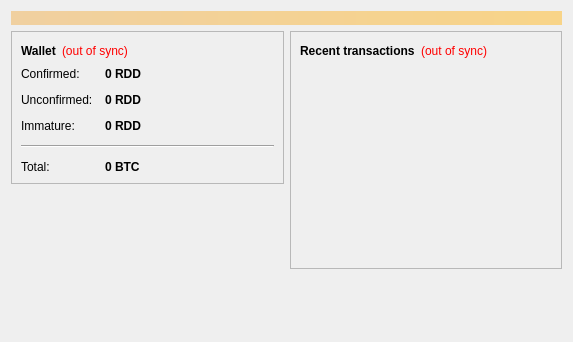
<?xml version="1.0" encoding="UTF-8"?>
<ui version="4.0">
 <class>OverviewPage</class>
 <widget class="QWidget" name="OverviewPage">
  <property name="geometry">
   <rect>
    <x>0</x>
    <y>0</y>
    <width>573</width>
    <height>342</height>
   </rect>
  </property>
  <property name="windowTitle">
   <string>Form</string>
  </property>
  <layout class="QVBoxLayout" name="topLayout">
   <item>
    <widget class="QLabel" name="labelAlerts">
     <property name="visible">
      <bool>false</bool>
     </property>
     <property name="styleSheet">
      <string notr="true">background-color: qlineargradient(x1: 0, y1: 0, x2: 1, y2: 0, stop:0 #F0D0A0, stop:1 #F8D488); color:#000000;</string>
     </property>
     <property name="wordWrap">
      <bool>true</bool>
     </property>
     <property name="margin">
      <number>3</number>
     </property>
    </widget>
   </item>
   <item>
    <layout class="QHBoxLayout" name="horizontalLayout" stretch="1,1">
     <item>
      <layout class="QVBoxLayout" name="verticalLayout_2">
       <item>
        <widget class="QFrame" name="frame">
         <property name="frameShape">
          <enum>QFrame::StyledPanel</enum>
         </property>
         <property name="frameShadow">
          <enum>QFrame::Raised</enum>
         </property>
         <layout class="QVBoxLayout" name="verticalLayout_4">
          <item>
           <layout class="QHBoxLayout" name="horizontalLayout_4">
            <item>
             <widget class="QLabel" name="label_5">
              <property name="font">
               <font>
                <weight>75</weight>
                <bold>true</bold>
               </font>
              </property>
              <property name="text">
               <string>Wallet</string>
              </property>
             </widget>
            </item>
            <item>
             <widget class="QLabel" name="labelWalletStatus">
              <property name="toolTip">
               <string>The displayed information may be out of date. Your wallet automatically synchronizes with the Reddcoin network after a connection is established, but this process has not completed yet.</string>
              </property>
              <property name="styleSheet">
               <string notr="true">QLabel { color: red; }</string>
              </property>
              <property name="text">
               <string notr="true">(out of sync)</string>
              </property>
              <property name="alignment">
               <set>Qt::AlignLeading|Qt::AlignLeft|Qt::AlignVCenter</set>
              </property>
             </widget>
            </item>
            <item>
             <spacer name="horizontalSpacer_2">
              <property name="orientation">
               <enum>Qt::Horizontal</enum>
              </property>
              <property name="sizeHint" stdset="0">
               <size>
                <width>40</width>
                <height>20</height>
               </size>
              </property>
             </spacer>
            </item>
           </layout>
          </item>
          <item>
           <layout class="QFormLayout" name="formLayout_2">
            <property name="fieldGrowthPolicy">
             <enum>QFormLayout::AllNonFixedFieldsGrow</enum>
            </property>
            <property name="horizontalSpacing">
             <number>12</number>
            </property>
            <property name="verticalSpacing">
             <number>12</number>
            </property>
            <item row="0" column="0">
             <widget class="QLabel" name="label">
              <property name="text">
               <string>Confirmed:</string>
              </property>
             </widget>
            </item>
            <item row="0" column="1">
             <widget class="QLabel" name="labelBalance">
              <property name="font">
               <font>
                <weight>75</weight>
                <bold>true</bold>
               </font>
              </property>
              <property name="cursor">
               <cursorShape>IBeamCursor</cursorShape>
              </property>
              <property name="toolTip">
               <string>Your current spendable balance</string>
              </property>
              <property name="text">
               <string notr="true">0 RDD</string>
              </property>
              <property name="textInteractionFlags">
               <set>Qt::LinksAccessibleByMouse|Qt::TextSelectableByKeyboard|Qt::TextSelectableByMouse</set>
              </property>
             </widget>
            </item>
            <item row="1" column="0">
             <widget class="QLabel" name="label_3">
              <property name="text">
               <string>Unconfirmed:</string>
              </property>
             </widget>
            </item>
            <item row="1" column="1">
             <widget class="QLabel" name="labelUnconfirmed">
              <property name="font">
               <font>
                <weight>75</weight>
                <bold>true</bold>
               </font>
              </property>
              <property name="cursor">
               <cursorShape>IBeamCursor</cursorShape>
              </property>
              <property name="toolTip">
               <string>Total of transactions that have yet to be confirmed, and do not yet count toward the spendable balance</string>
              </property>
              <property name="text">
               <string notr="true">0 RDD</string>
              </property>
              <property name="textInteractionFlags">
               <set>Qt::LinksAccessibleByMouse|Qt::TextSelectableByKeyboard|Qt::TextSelectableByMouse</set>
              </property>
             </widget>
            </item>
            <item row="2" column="0">
             <widget class="QLabel" name="labelImmatureText">
              <property name="text">
               <string>Immature:</string>
              </property>
             </widget>
            </item>
            <item row="2" column="1">
             <widget class="QLabel" name="labelImmature">
              <property name="font">
               <font>
                <weight>75</weight>
                <bold>true</bold>
               </font>
              </property>
              <property name="toolTip">
               <string>Mined balance that has not yet matured</string>
              </property>
              <property name="text">
               <string notr="true">0 RDD</string>
              </property>
              <property name="textInteractionFlags">
               <set>Qt::LinksAccessibleByMouse|Qt::TextSelectableByKeyboard|Qt::TextSelectableByMouse</set>
              </property>
             </widget>
            </item>
            <item row="4" column="0">
             <widget class="QLabel" name="labelTotalText">
              <property name="text">
               <string>Total:</string>
              </property>
             </widget>
            </item>
            <item row="4" column="1">
             <widget class="QLabel" name="labelTotal">
              <property name="font">
               <font>
                <weight>75</weight>
                <bold>true</bold>
               </font>
              </property>
              <property name="cursor">
               <cursorShape>IBeamCursor</cursorShape>
              </property>
              <property name="toolTip">
               <string>Your current total balance</string>
              </property>
              <property name="text">
               <string notr="true">0 BTC</string>
              </property>
              <property name="textInteractionFlags">
               <set>Qt::LinksAccessibleByMouse|Qt::TextSelectableByKeyboard|Qt::TextSelectableByMouse</set>
              </property>
             </widget>
            </item>
            <item row="3" column="0" colspan="2">
             <widget class="Line" name="line">
              <property name="orientation">
               <enum>Qt::Horizontal</enum>
              </property>
             </widget>
            </item>
           </layout>
          </item>
         </layout>
        </widget>
       </item>
       <item>
        <spacer name="verticalSpacer">
         <property name="orientation">
          <enum>Qt::Vertical</enum>
         </property>
         <property name="sizeHint" stdset="0">
          <size>
           <width>20</width>
           <height>40</height>
          </size>
         </property>
        </spacer>
       </item>
       <item>
        <widget class="QLabel" name="label_wallet_bgcoin">
         <property name="text">
          <string/>
         </property>
         <property name="pixmap">
          <pixmap resource="../bitcoin.qrc">:/images/wallet_bgcoin</pixmap>
         </property>
         <property name="scaledContents">
          <bool>false</bool>
         </property>
         <property name="alignment">
          <set>Qt::AlignCenter</set>
         </property>
         <property name="margin">
          <number>-2</number>
         </property>
        </widget>
       </item>
       <item>
        <widget class="QLabel" name="label_6">
         <property name="text">
          <string/>
         </property>
        </widget>
       </item>
      </layout>
     </item>
     <item>
      <layout class="QVBoxLayout" name="verticalLayout_3">
       <item>
        <widget class="QFrame" name="frame_2">
         <property name="frameShape">
          <enum>QFrame::StyledPanel</enum>
         </property>
         <property name="frameShadow">
          <enum>QFrame::Raised</enum>
         </property>
         <layout class="QVBoxLayout" name="verticalLayout">
          <item>
           <layout class="QHBoxLayout" name="horizontalLayout_2">
            <item>
             <widget class="QLabel" name="label_4">
              <property name="text">
               <string>&lt;b&gt;Recent transactions&lt;/b&gt;</string>
              </property>
             </widget>
            </item>
            <item>
             <widget class="QLabel" name="labelTransactionsStatus">
              <property name="toolTip">
               <string>The displayed information may be out of date. Your wallet automatically synchronizes with the Reddcoin network after a connection is established, but this process has not completed yet.</string>
              </property>
              <property name="styleSheet">
               <string notr="true">QLabel { color: red; }</string>
              </property>
              <property name="text">
               <string notr="true">(out of sync)</string>
              </property>
              <property name="alignment">
               <set>Qt::AlignRight|Qt::AlignTrailing|Qt::AlignVCenter</set>
              </property>
             </widget>
            </item>
            <item>
             <spacer name="horizontalSpacer">
              <property name="orientation">
               <enum>Qt::Horizontal</enum>
              </property>
              <property name="sizeHint" stdset="0">
               <size>
                <width>40</width>
                <height>20</height>
               </size>
              </property>
             </spacer>
            </item>
           </layout>
          </item>
          <item>
           <widget class="QListView" name="listTransactions">
            <property name="styleSheet">
             <string notr="true">QListView { background: transparent; }</string>
            </property>
            <property name="frameShape">
             <enum>QFrame::NoFrame</enum>
            </property>
            <property name="verticalScrollBarPolicy">
             <enum>Qt::ScrollBarAlwaysOff</enum>
            </property>
            <property name="horizontalScrollBarPolicy">
             <enum>Qt::ScrollBarAlwaysOff</enum>
            </property>
            <property name="selectionMode">
             <enum>QAbstractItemView::NoSelection</enum>
            </property>
           </widget>
          </item>
         </layout>
        </widget>
       </item>
       <item>
        <spacer name="verticalSpacer_2">
         <property name="orientation">
          <enum>Qt::Vertical</enum>
         </property>
         <property name="sizeHint" stdset="0">
          <size>
           <width>20</width>
           <height>40</height>
          </size>
         </property>
        </spacer>
       </item>
      </layout>
     </item>
    </layout>
   </item>
  </layout>
 </widget>
 <resources/>
 <connections/>
</ui>
